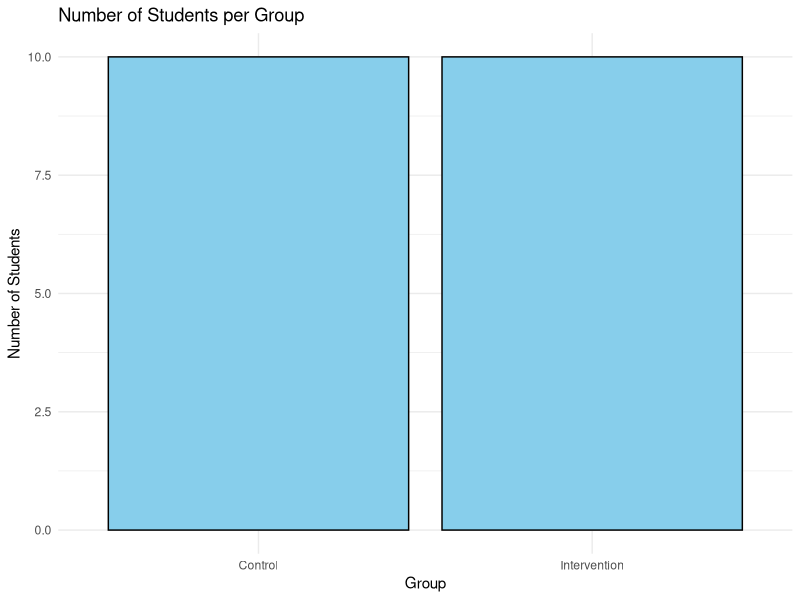
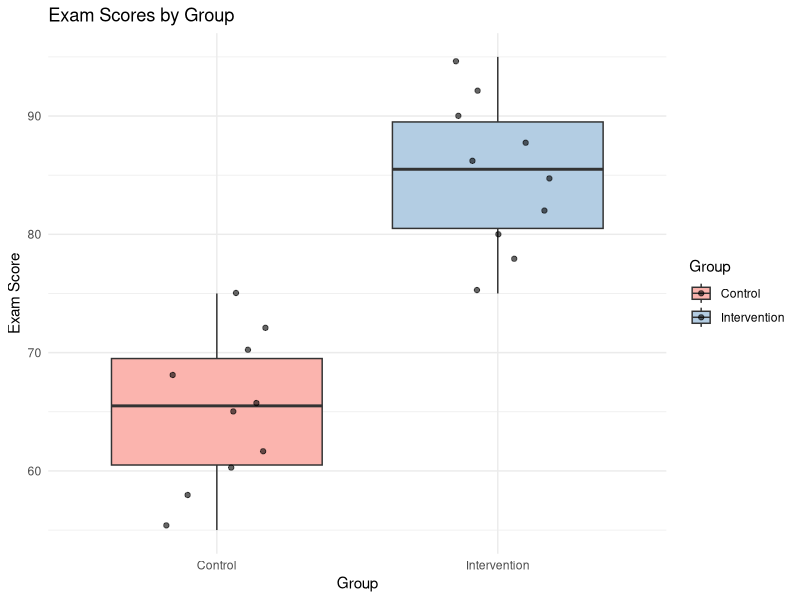
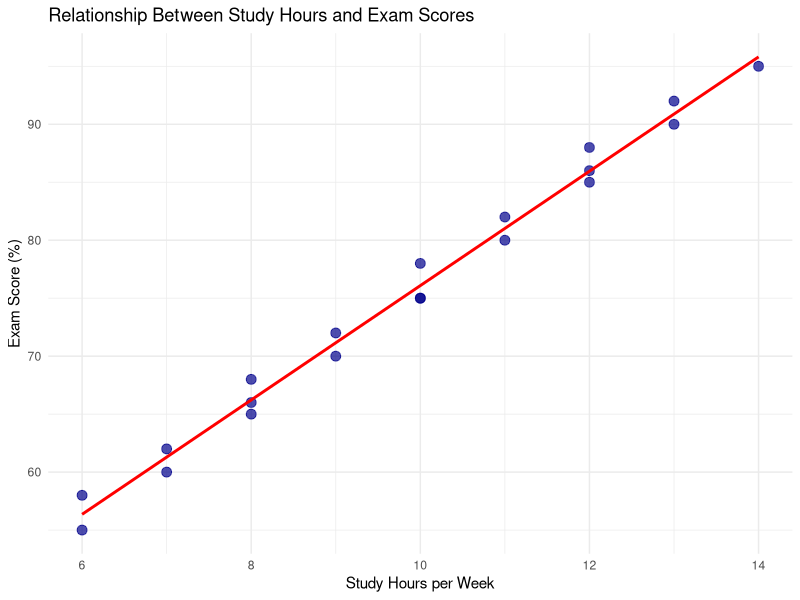
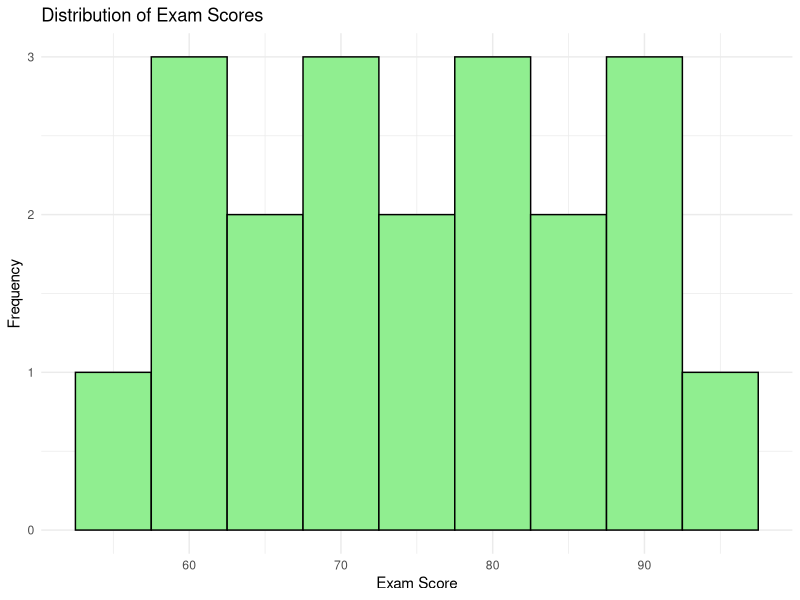

These figures' R source, in order:
# Statistical Analysis in R for EmPra S1

# --- Part 1: Setup and Introduction (15 minutes) ---
# Welcome to the R session! Today, we'll learn how to transform your raw data
# into meaningful insights using R, a powerful tool for statistical analysis.
# This session connects directly to your research cycle, helping you analyze
# the data you've collected based on your study proposals.

# 1.1 Setting up your RStudio Environment
# RStudio is an Integrated Development Environment (IDE) that makes working with R much easier.
# You'll see four main panes:
#   - Top-Left: Source Editor (where you write and save your R scripts like this one)
#   - Bottom-Left: Console (where R commands are executed and output is displayed)
#   - Top-Right: Environment/History (shows objects/variables you've created, command history)
#   - Bottom-Right: Files/Plots/Packages/Help (for navigating files, viewing plots, managing packages, and getting help)

# 1.2 Working Directory
# The working directory is the folder where R will look for your data files
# and save any output files. It's good practice to keep your data and R script
# in the same folder.
# You can check your current working directory:
getwd()

# To set your working directory (replace "path/to/your/folder" with your actual folder path):
# setwd("C:/Users/YourName/Documents/ResearchPracticum") # Example for Windows
# setwd("~/Documents/ResearchPracticum")                # Example for macOS/Linux (~) refers to your home directory

# A simpler way in RStudio: Session -> Set Working Directory -> Choose Directory...

# 1.3 Installing and Loading Packages
# Packages are collections of functions and data that extend R's capabilities.
# You only need to install a package once on your computer.
# We'll use 'tidyverse' for data manipulation and visualization, and 'psych' for descriptive stats.
# If you haven't installed them, uncomment and run the lines below:
# install.packages("tidyverse")
# install.packages("psych") # Useful for more detailed descriptive statistics

# After installation, you need to load a package into your current R session each time you start RStudio.
library(tidyverse) # Includes dplyr (data manipulation) and ggplot2 (plotting)
library(psych)     # For descriptive statistics

# --- Part 2: Data Import and Initial Exploration (30 minutes) ---
# Now, let's get your data into R!

# 2.1 Creating a Sample Dataset (for demonstration)
# We'll create a small, hypothetical dataset for this session.
# In a real scenario, you would be importing your own data.
# This dataset represents student information, including a group assignment,
# study hours, pre-test scores, and exam scores.
student_data <- data.frame(
  StudentID = 1:20,
  Group = rep(c("Control", "Intervention"), each = 10),
  StudyHours = c(
    8, 7, 9, 6, 8, 7, 10, 6, 9, 8, # Control group study hours
    12, 11, 13, 10, 12, 11, 14, 10, 13, 12 # Intervention group study hours
  ),
  ExamScore = c(
    65, 60, 70, 55, 68, 62, 75, 58, 72, 66, # Control group exam scores
    85, 80, 90, 78, 88, 82, 95, 75, 92, 86  # Intervention group exam scores
  ),
  PreTestScore = c(
    50, 45, 55, 48, 52, 47, 58, 46, 53, 51, # Control group pre-test scores
    52, 48, 57, 50, 54, 49, 60, 47, 55, 53  # Intervention group pre-test scores
  )
)

# 2.2 Importing Your Own Data (Crucial Step for Students!)
# Most of you will have your data in a CSV (Comma Separated Values) file.
# Make sure your CSV file is in your working directory.
# Replace "your_data_file.csv" with the actual name of your file.

# If your data is comma-separated:
# my_research_data <- read.csv("your_data_file.csv")

# If your data uses semicolons (;) as separators (common in some European software):
# my_research_data <- read.csv("your_data_file.csv", sep = ";")

# If your data has headers (column names) in the first row, which is usually the case:
# my_research_data <- read.csv("your_data_file.csv", header = TRUE)

# Using readr (part of tidyverse) is often more robust:
# my_research_data <- read_csv("your_data_file.csv") # Automatically detects separator

# For this session, we will continue using 'student_data' for demonstration.
# If you are using your own data, replace 'student_data' with the name of your loaded data frame.
# For example, if you loaded your data as `my_research_data`, use `my_research_data` in subsequent steps.
current_data <- student_data # For demonstration, we'll use the generated data.

# 2.3 Initial Data Exploration
# Before doing any analysis, it's essential to get a feel for your data.

# View the first few rows of your data:
head(current_data)

# View the entire dataset in a spreadsheet-like viewer:
View(current_data) # Note: 'V' is capitalized

# Get a summary of the structure of your data (data types, number of observations):
str(current_data)

# Check the dimensions (number of rows and columns):
dim(current_data)

# Get column names:
names(current_data)

# --- Part 3: Descriptive Statistics (20 minutes) ---
# Descriptive statistics summarize the main features of a dataset.

# 3.1 Summary of all variables (basic)
summary(current_data)

# 3.2 Specific Descriptive Statistics for Numeric Variables
# Let's look at 'ExamScore' and 'StudyHours'.
mean(current_data$ExamScore)
sd(current_data$ExamScore) # Standard Deviation
median(current_data$ExamScore)
min(current_data$ExamScore)
max(current_data$ExamScore)

# You can also get these for 'StudyHours':
mean(current_data$StudyHours)
sd(current_data$StudyHours)

# What if there are missing values (NA)?
# If you have NAs, functions like mean() will return NA. You need to tell R to remove them:
# mean(current_data$ExamScore, na.rm = TRUE) # na.rm = TRUE means "NA remove = TRUE"

# 3.3 Descriptive Statistics for Categorical Variables
# For 'Group', we can count the occurrences of each category:
table(current_data$Group)

# 3.4 Grouped Descriptive Statistics (using dplyr from tidyverse)
# Often, you want to compare descriptive statistics across different groups.
# For example, what's the average ExamScore for the Control vs. Intervention group?
current_data %>%
  group_by(Group) %>%
  summarise(
    MeanExamScore = mean(ExamScore, na.rm = TRUE),
    SDExamScore = sd(ExamScore, na.rm = TRUE),
    MeanStudyHours = mean(StudyHours, na.rm = TRUE),
    Count = n() # Number of observations in each group
  )

# --- Part 4: Inferential Statistics (30 minutes) ---
# Inferential statistics allow us to make inferences about a population based on a sample.
# We'll demonstrate two common tests: a t-test and a correlation.
# Choose the test that aligns with your research question!

# 4.1 Comparing Two Groups: Independent Samples t-test
# Research Question Example: "Does the intervention affect student exam scores?"
# Hypothesis: Students in the Intervention group will have significantly higher exam scores than the Control group.

# The t.test() function is used for t-tests.
# Formula: dependent_variable ~ independent_variable, data = your_data
t_test_result <- t.test(ExamScore ~ Group, data = current_data)

# View the results of the t-test:
t_test_result

# Interpretation of t-test output:
# - 't': The calculated t-statistic.
# - 'df': Degrees of freedom.
# - 'p-value': This is crucial!
#   - If p < 0.05 (a common threshold), we typically say there's a statistically significant difference.
#     This means it's unlikely we'd see such a difference by chance if there was no true difference.
#   - If p >= 0.05, we do not have enough evidence to claim a significant difference.
# - 'alternative hypothesis': States what the test is looking for (e.g., true difference in means is not equal to 0).
# - '95 percent confidence interval': A range where the true difference between the means is likely to fall.
# - 'sample estimates': The mean for each group.

# 4.2 Relationship Between Two Continuous Variables: Pearson Correlation
# Research Question Example: "Is there a relationship between study hours and exam scores?"
# Hypothesis: More study hours will be positively correlated with higher exam scores.

# The cor.test() function is used for correlation tests.
correlation_result <- cor.test(current_data$StudyHours, current_data$ExamScore, method = "pearson")

# View the results of the correlation test:
correlation_result

# Interpretation of correlation output:
# - 't': The t-statistic for the correlation.
# - 'df': Degrees of freedom.
# - 'p-value': Again, crucial for significance.
#   - If p < 0.05, there's a statistically significant linear relationship.
# - 'alternative hypothesis': States what the test is looking for (e.g., true correlation is not equal to 0).
# - '95 percent confidence interval': A range where the true correlation coefficient is likely to fall.
# - 'sample estimates: cor': This is the Pearson correlation coefficient (r).
#   - 'r' ranges from -1 to +1.
#   - +1: Perfect positive linear relationship.
#   - -1: Perfect negative linear relationship.
#   - 0: No linear relationship.
#   - The closer to +1 or -1, the stronger the relationship.

# --- Part 5: Data Visualization (15 minutes) ---
# Visualizing your data helps you and others understand patterns and results more easily.
# We'll use 'ggplot2' (part of tidyverse) which is very powerful for creating elegant plots.

# 5.1 Bar Plot for Categorical Data (e.g., counts per group)
# While 'table()' gives counts, a bar plot visualizes it.
ggplot(current_data, aes(x = Group)) +
  geom_bar(fill = "skyblue", color = "black") +
  labs(title = "Number of Students per Group",
       x = "Group",
       y = "Number of Students") +
  theme_minimal()

# 5.2 Box Plot for Comparing Numeric Variable Across Groups
# Excellent for visualizing the distribution and central tendency of a numeric variable
# across different categories (e.g., ExamScore by Group).
ggplot(current_data, aes(x = Group, y = ExamScore, fill = Group)) +
  geom_boxplot() +
  geom_point(position = position_jitter(width = 0.2), alpha = 0.6) + # Add individual data points
  labs(title = "Exam Scores by Group",
       x = "Group",
       y = "Exam Score") +
  theme_minimal() +
  scale_fill_brewer(palette = "Pastel1") # Use a nice color palette

# 5.3 Scatter Plot for Relationship Between Two Numeric Variables
# Ideal for visualizing correlations (e.g., StudyHours vs. ExamScore).
ggplot(current_data, aes(x = StudyHours, y = ExamScore)) +
  geom_point(color = "darkblue", size = 3, alpha = 0.7) + # Add points
  geom_smooth(method = "lm", se = FALSE, color = "red") + # Add a linear regression line
  labs(title = "Relationship Between Study Hours and Exam Scores",
       x = "Study Hours per Week",
       y = "Exam Score (%)") +
  theme_minimal()

# 5.4 Histogram for Distribution of a Single Numeric Variable
# Shows the frequency distribution of a single continuous variable.
ggplot(current_data, aes(x = ExamScore)) +
  geom_histogram(binwidth = 5, fill = "lightgreen", color = "black") +
  labs(title = "Distribution of Exam Scores",
       x = "Exam Score",
       y = "Frequency") +
  theme_minimal()

# --- Part 6: Conclusion and Next Steps (10 minutes) ---

# 6.1 Linking Back to Your Research Cycle
# - What do your descriptive statistics tell you about your sample?
# - What do the inferential test results (p-values, effect sizes) tell you about your hypotheses?
#   - Did you find evidence to support your hypothesis?
#   - If not, what might that mean? (It doesn't mean your study failed, but rather that the effect wasn't detected or isn't there).
# - How do your visualizations help communicate your findings?
# - This analysis forms the "Results" section of your research project.

# 6.2 Reproducibility and Saving Your Work
# - **Save this R script!** (File -> Save As...). This script is your "recipe" for your analysis.
#   Anyone can re-run your analysis exactly as you did by running this script.
# - To save plots:
#   - In RStudio, you can use the 'Export' button in the Plots pane.
#   - Or, use code (e.g., ggsave for ggplot2 plots):
#     ggsave("exam_scores_by_group_boxplot.png", plot = last_plot(), width = 7, height = 5, dpi = 300)
#     (This saves the last plot you generated with ggplot2)

# 6.3 Further Learning and Resources
# - RStudio Cheat Sheets (Google "RStudio cheat sheets" - they are excellent visual summaries!)
# - Online tutorials (e.g., RStudio Education, DataCamp, YouTube channels like "R Programming for Beginners")
# - Stack Overflow (for specific error messages or "how-to" questions)
# - Your course instructors for specific guidance on your projects.

# Congratulations! You've completed a basic statistical analysis workflow in R.
# Keep practicing, and don't be afraid to experiment and make mistakes – that's how you learn!
